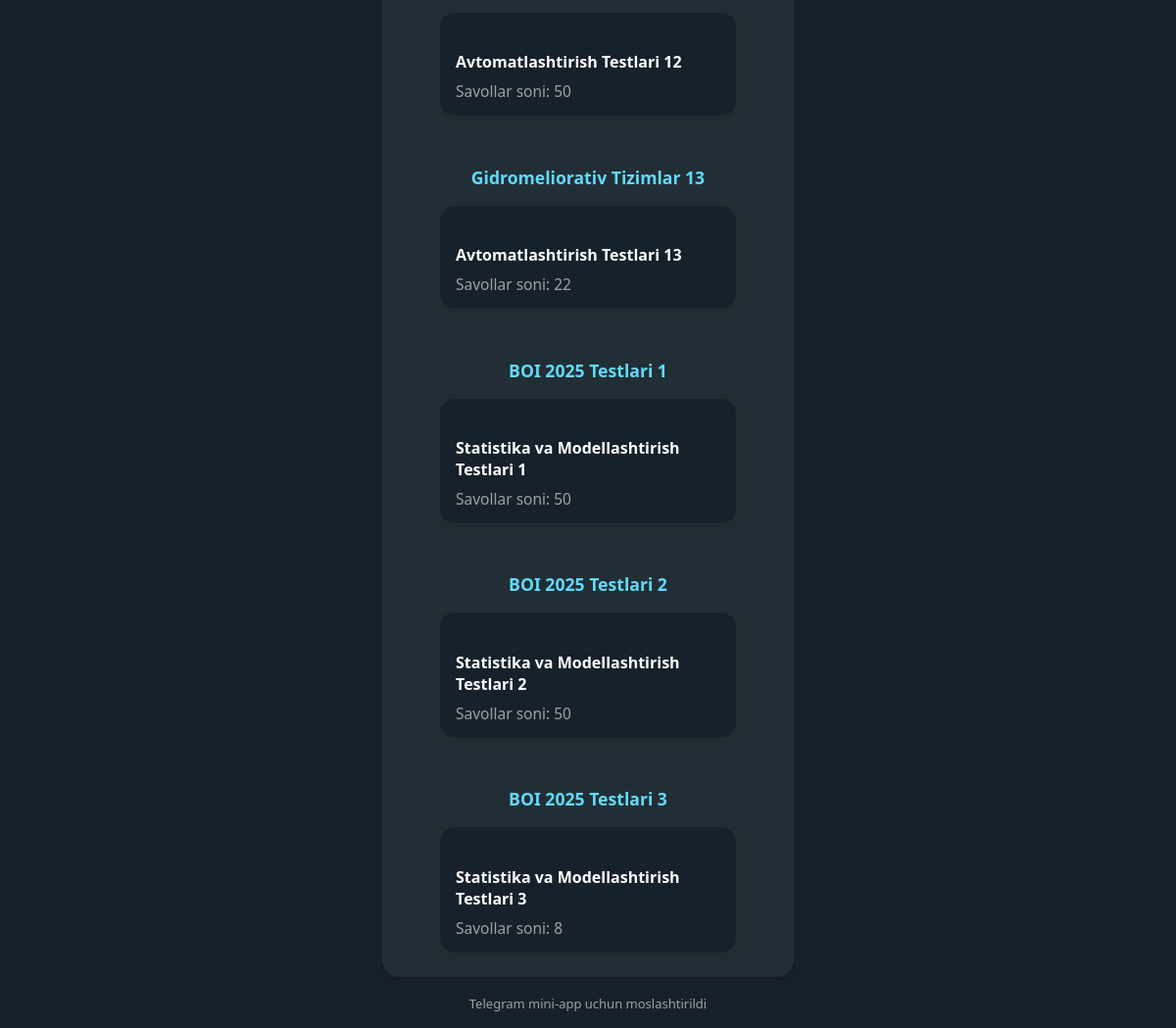
The app's page /quiz/ (lower part), older data.
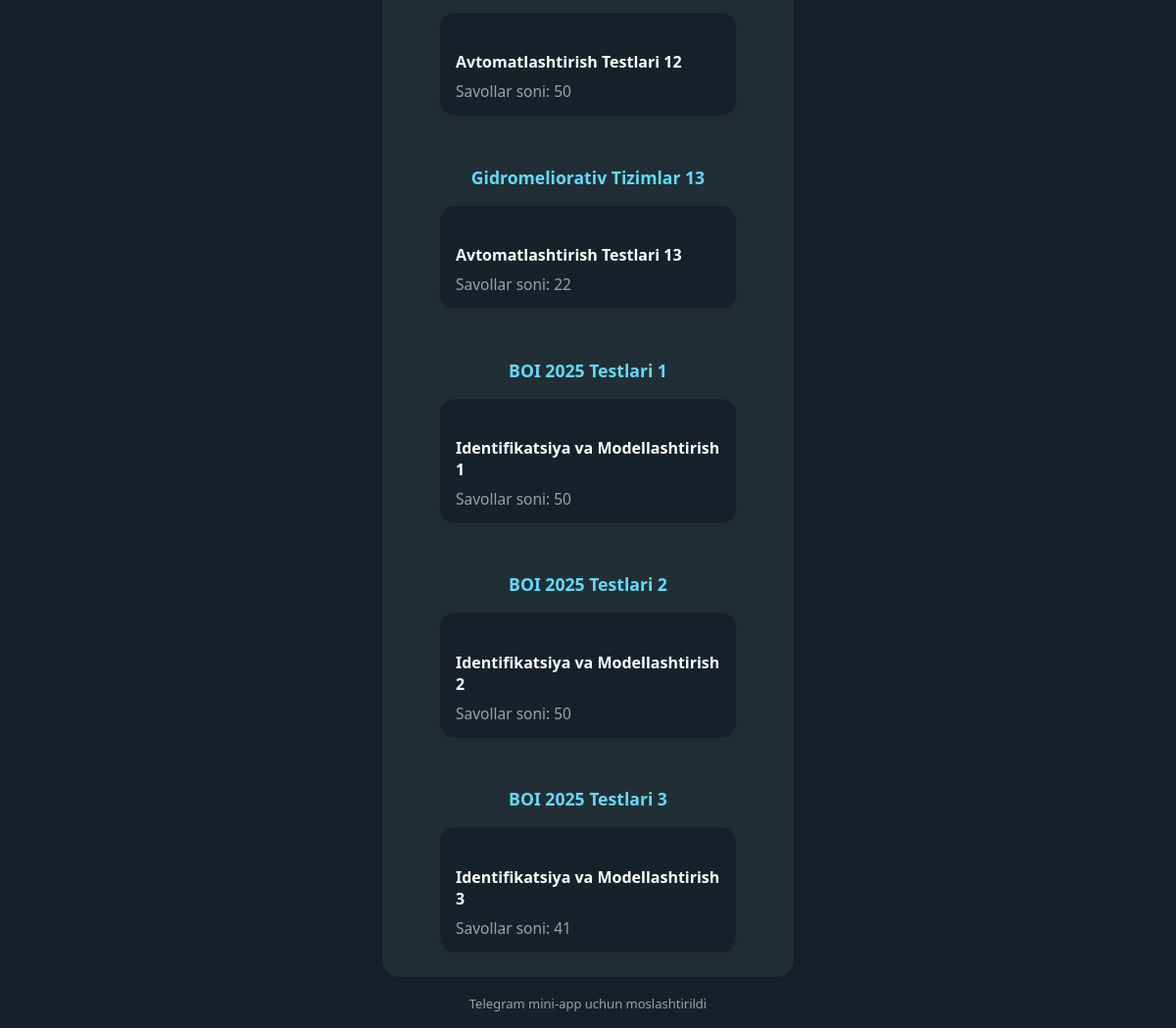
The same page, newer data.
### quiz/models.py (models this page shows, shortened)
class Quiz(models.Model):
    title = models.CharField(max_length=255)
    category = models.ForeignKey(Category, on_delete=models.CASCADE, related_name="quizzes")

class Category(models.Model):
    name = models.CharField(max_length=200)

### quiz/views.py (the view)
# urls.py: path("", views.quiz_list, name="quiz_list"),
def quiz_list(request):
    categories = Category.objects.prefetch_related("quizzes__questions").all()
    return render(request, "quiz_list.html", {"categories": categories})

### templates/quiz_list.html (shortened to what this page needs)
{% extends "base.html" %}
{% block content %}
<div style="display: flex; flex-direction: column; gap: 32px;">
  {% for category in categories %}
    <div>
      <h3 style="font-size: 1.1rem; font-weight: 600; color: var(--tg-theme-link-color, #61dafb); text-align: center; margin-bottom: 16px;">{{ category.name }}</h3>
      <div style="display: flex; flex-wrap: wrap; justify-content: center; gap: 18px;">
        {% for quiz in category.quizzes.all %}
          <a href="{% url 'quiz:start_quiz' quiz.id %}"
             style="display: block; width: 100%; max-width: 270px; background: var(--tg-theme-bg-color, #17212b); color: var(--tg-theme-text-color, #fff); border-radius: 16px; box-shadow: 0 2px 8px 0 rgba(0,0,0,0.10); padding: 18px 16px 14px 16px; text-decoration: none; transition: box-shadow 0.2s, transform 0.2s; border: 1px solid var(--tg-theme-hint-color, #222e35);">
            <h4 style="font-size: 1rem; font-weight: 600; margin-bottom: 8px; color: var(--tg-theme-text-color, #fff);">{{ quiz.title }}</h4>
            <p style="font-size: 0.97rem; color: var(--tg-theme-hint-color, #a0a0a0); margin: 0;">
              Savollar soni: {{ quiz.questions.count }}
            </p>
          </a>
        {% empty %}
          <p style="color: var(--tg-theme-hint-color, #a0a0a0); text-align: center; width: 100%;">Bu bo‘limda test yo‘q</p>
        {% endfor %}
      </div>
    </div>
  {% empty %}
    <p style="color: var(--tg-theme-hint-color, #a0a0a0); text-align: center;">Hali hech qanday bo‘lim va test qo‘shilmagan.</p>
  {% endfor %}
</div>
{% endblock %}

### templates/base.html (shortened to what this page needs)
<!DOCTYPE html>
<html lang="uz">
<head>
</head>
<body>
  <div class="tg-container">
    <div class="tg-card">
      {% block content %}{% endblock %}
    </div>
    <div class="tg-footer">
      <span>Telegram mini-app uchun moslashtirildi</span>
    </div>
  </div>
</body>
</html>

### templates/base.html (style rules this page uses)
body { background: var(--tg-theme-bg-color, #17212b); color: var(--tg-theme-text-color, #fff); font-family: 'Segoe UI', 'Arial', sans-serif; margin: 0; min-height: 100vh; }
.tg-container { max-width: 420px; margin: 0 auto; padding: 0 0 16px 0; }
.tg-card { background: var(--tg-theme-secondary-bg-color, #222e35); border-radius: 18px; box-shadow: 0 2px 8px 0 rgba(0,0,0,0.10); margin-top: 12px; padding: 20px 16px 24px 16px; min-height: 320px; }
.tg-footer { text-align: center; color: var(--tg-theme-hint-color, #a0a0a0); font-size: 13px; margin-top: 18px; }
a, button { color: var(--tg-theme-link-color, #61dafb); }

Row changes from the older to the newer data that the page shows:
removed Quiz: title "Statistika va Modellashtirish Testlari 1", questions.count "50", shown under "BOI 2025 Testlari 1"
removed Quiz: title "Statistika va Modellashtirish Testlari 2", questions.count "50", shown under "BOI 2025 Testlari 2"
removed Quiz: title "Statistika va Modellashtirish Testlari 3", questions.count "8", shown under "BOI 2025 Testlari 3"
added Quiz: title "Identifikatsiya va Modellashtirish 1", questions.count "50", shown under "BOI 2025 Testlari 1"
added Quiz: title "Identifikatsiya va Modellashtirish 2", questions.count "50", shown under "BOI 2025 Testlari 2"
added Quiz: title "Identifikatsiya va Modellashtirish 3", questions.count "41", shown under "BOI 2025 Testlari 3"
